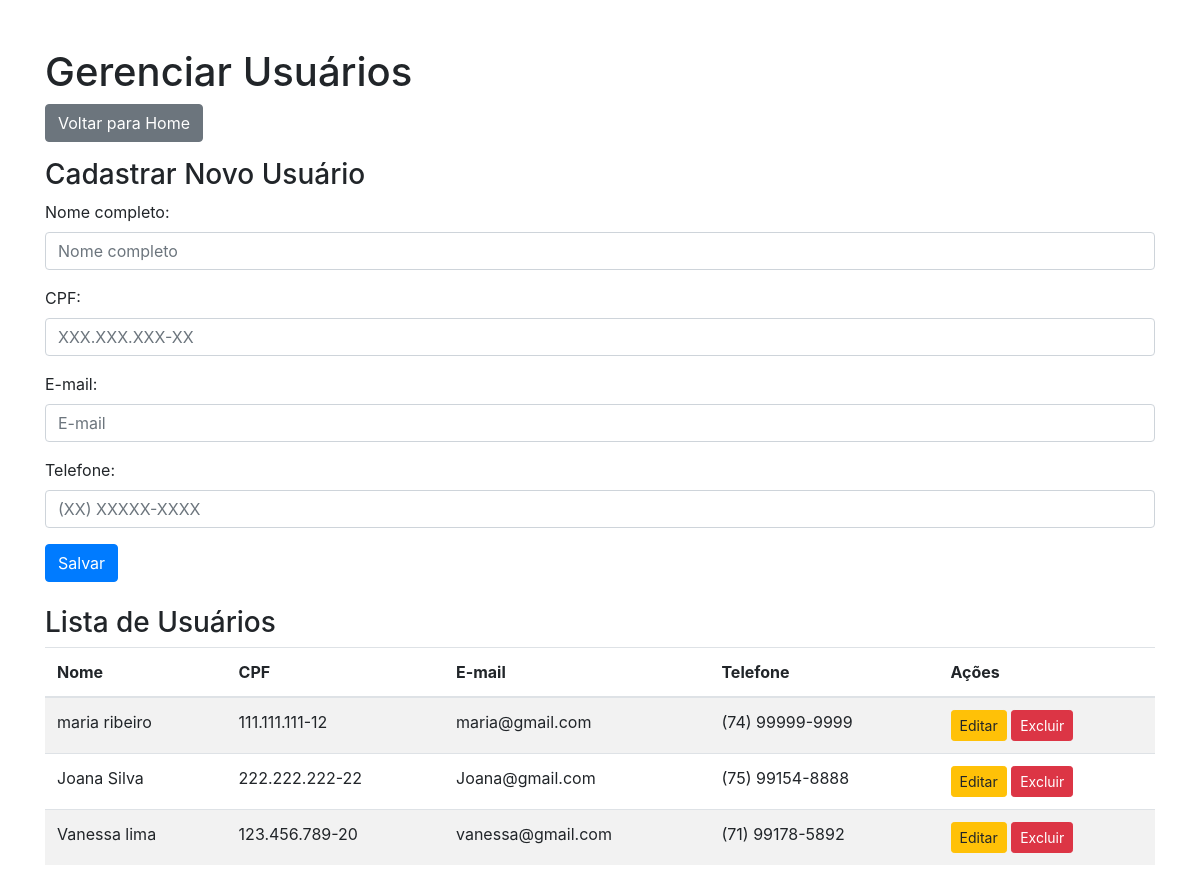
Page /usuarios/ (signed in) on the committed database.
### app/models.py (models this page shows, shortened)
class Usuario(models.Model):
    nome = models.CharField(max_length=100, verbose_name="Nome completo")
    cpf = models.CharField(
        max_length=14,
        unique=True,
        verbose_name="CPF",
        validators=[RegexValidator(regex=r'^\d{3}\.\d{3}\.\d{3}-\d{2}$', message="CPF inválido. Formato: 000.000.000-00")]
    )
    email = models.EmailField(verbose_name="E-mail")
    telefone = models.CharField(
        max_length=15,
        verbose_name="Telefone",
        validators=[RegexValidator(regex=r'^\(\d{2}\) \d{4,5}-\d{4}$', message="Telefone inválido. Formato: (XX) XXXXX-XXXX")]
    )
    class Meta:
        verbose_name = "Usuário"
        verbose_name_plural = "Usuários"

### app/views.py (the view)
# urls.py: path('usuarios/', views.gerenciar_usuarios, name='gerenciar_usuarios'),
@login_required
def gerenciar_usuarios(request):
    if request.method == 'POST':
        form = UsuarioForm(request.POST)
        if form.is_valid():
            form.save()
            return redirect('app:gerenciar_usuarios')
    else:
        form = UsuarioForm()
    usuarios = Usuario.objects.all()
    context = {'form': form, 'usuarios': usuarios}
    return render(request, 'app/gerenciar_usuarios.html', context)

### app/forms.py (shortened to what this page needs)
class UsuarioForm(forms.ModelForm):
    class Meta:
        model = Usuario
        fields = ['nome', 'cpf', 'email', 'telefone']
        widgets = {
            'nome': forms.TextInput(attrs={'class': 'form-control', 'placeholder': 'Nome completo'}),
            'cpf': forms.TextInput(attrs={'class': 'form-control', 'placeholder': 'XXX.XXX.XXX-XX', 'maxlength': '14'}),
            'email': forms.EmailInput(attrs={'class': 'form-control', 'placeholder': 'E-mail'}),
            'telefone': forms.TextInput(attrs={'class': 'form-control', 'placeholder': '(XX) XXXXX-XXXX', 'maxlength': '15'}),
        }

### app/templates/app/gerenciar_usuarios.html (shortened to what this page needs)
<!DOCTYPE html>
<html>
<head>
    <link rel="stylesheet" href="https://stackpath.bootstrapcdn.com/bootstrap/4.5.0/css/bootstrap.min.css">
</head>
<body>
    <div class="container mt-5">
        <h1>Gerenciar Usuários</h1>
        <a href="{% url 'app:home' %}" class="btn btn-secondary mb-3">Voltar para Home</a>
        <h3>Cadastrar Novo Usuário</h3>
        <form method="post" class="mb-4">
            {{ form.as_p }}
            <button type="submit" class="btn btn-primary">Salvar</button>
        </form>
        <h3>Lista de Usuários</h3>
        <table class="table table-striped">
            <thead>
                <tr>
                    <th>Nome</th>
                    <th>CPF</th>
                    <th>E-mail</th>
                    <th>Telefone</th>
                    <th>Ações</th>
                </tr>
            </thead>
            <tbody>
                {% for usuario in usuarios %}
                <tr>
                    <td>{{ usuario.nome }}</td>
                    <td>{{ usuario.cpf }}</td>
                    <td>{{ usuario.email }}</td>
                    <td>{{ usuario.telefone }}</td>
                    <td>
                        <a href="{% url 'app:editar_usuario' usuario.id %}" class="btn btn-sm btn-warning">Editar</a>
                        <a href="{% url 'app:excluir_usuario' usuario.id %}" class="btn btn-sm btn-danger">Excluir</a>
                    </td>
                </tr>
                {% empty %}
                <tr>
                    <td colspan="5">Nenhum usuário cadastrado.</td>
                </tr>
                {% endfor %}
            </tbody>
        </table>
    </div>
</body>
</html>

### rows in the picture
Usuario: nome "maria ribeiro", cpf "111.111.111-12", email "maria@gmail.com", telefone "(74) 99999-9999"
Usuario: nome "Joana Silva", cpf "222.222.222-22", email "Joana@gmail.com", telefone "(75) 99154-8888"
Usuario: nome "Vanessa lima", cpf "123.456.789-20", email "vanessa@gmail.com", telefone "(71) 99178-5892"
